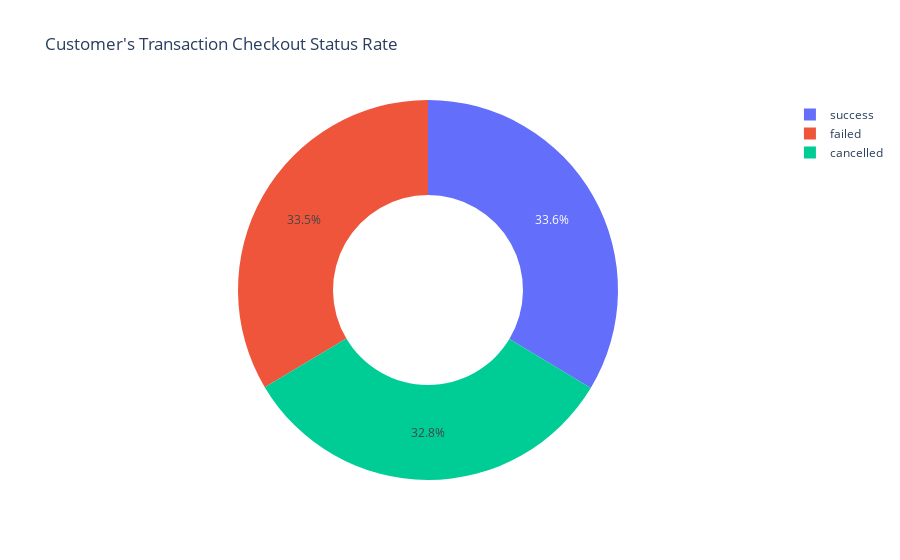

The code cell stored with this chart in its notebook:
### Code cell
# Percentage Completion Rate
checkedout = new_data[(new_data['event_type'] == 'checkout')]

status_counts = checkedout['status'].value_counts(dropna=False)

fig = go.Figure(data=go.Pie(labels=status_counts.index, values=status_counts, hole=0.5))


fig.update_layout(title='Customer\'s Transaction Checkout Status Rate')

fig.show()

### Figure 1 — Plotly figure (JSON) as saved in the notebook; plotly's stock layout.template omitted (floating-point values rounded to 4 significant figures)
{"data": [{"hole": 0.5, "labels": ["success", "failed", "cancelled"], "type": "pie", "values": [10673, 10648, 10420]}], "layout": {"autosize": true, "title": {"text": "Customer's Transaction Checkout Status Rate"}}}
